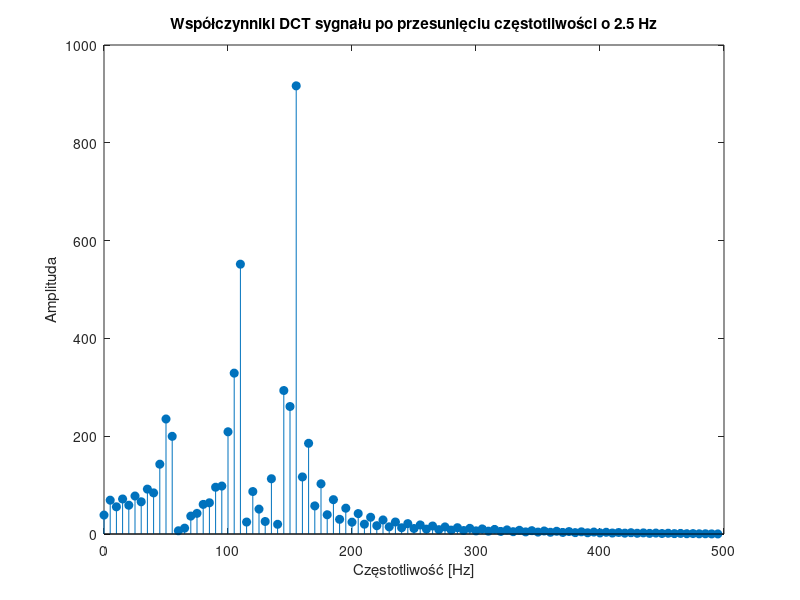
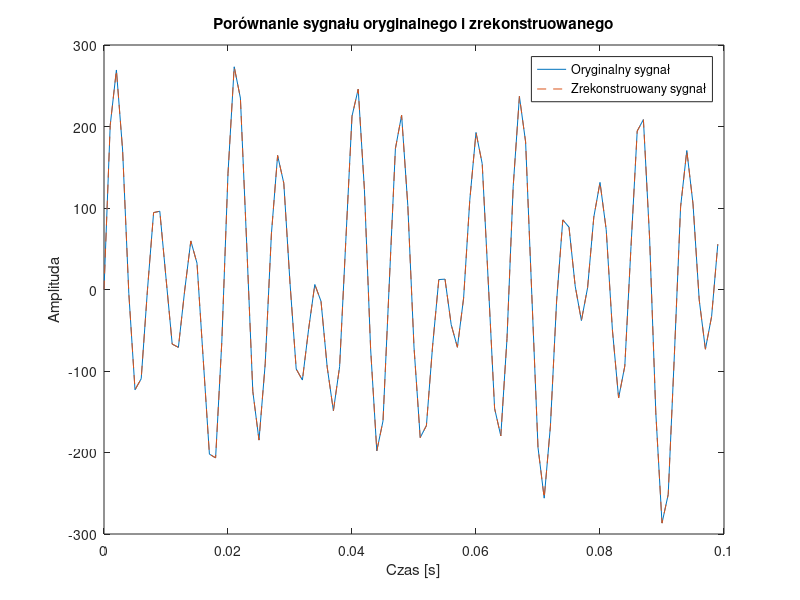

MATLAB code for these plots, in order:
clear all; close all;

N = 100;
fs = 1000;
dt = 1/fs;
t = (0:N-1)*dt;

%przesuniecie o 2.5 Hz
f1 = 50 + 2.5; A1 = 50;
f2 = 105 + 2.5; A2 = 100;
f3 = 150 + 2.5; A3 = 150;

x = A1*sin(2*pi*f1*t) + A2*sin(2*pi*f2*t) + A3*sin(2*pi*f3*t);

A = zeros(N, N);
for k = 0:N-1
    for n = 0:N-1
        if k == 0
            sk = 1 / sqrt(N);
        else
            sk = sqrt(2 / N);
        end
        A(k+1, n+1) = sk * cos(pi * k / N * (n + 0.5));
    end
end
S = A';
y = A*x';
xr = S*y;

f = (0:N-1)*fs/N/2;

figure;
stem(f, abs(y), 'filled');
title('Współczynniki DCT sygnału po przesunięciu częstotliwości o 2.5 Hz');
xlabel('Częstotliwość [Hz]');
ylabel('Amplituda');

figure;
plot(t, x, 'DisplayName', 'Oryginalny sygnał');
hold on;
plot(t, xr, '--', 'DisplayName', 'Zrekonstruowany sygnał');
legend show;
title('Porównanie sygnału oryginalnego i zrekonstruowanego');
xlabel('Czas [s]');
ylabel('Amplituda');

error = max(abs(xr'-x));
if error < 1e-10
    disp('Sygnał został perfekcyjnie zrekonstruowany.');
else
    disp(['Rekonstrukcja nie jest perfekcyjna. Maksymalny błąd: ', num2str(error)]);
end
